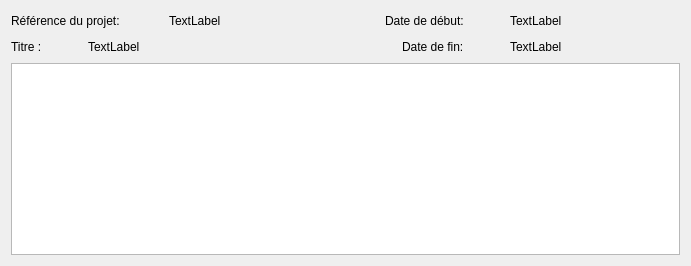
      <widget class="QWidget" name="page_5">
       <layout class="QVBoxLayout" name="verticalLayout_9">
        <item>
         <layout class="QHBoxLayout" name="horizontalLayout_17">
          <item>
           <layout class="QHBoxLayout" name="horizontalLayout">
            <item>
             <widget class="QLabel" name="label_2">
              <property name="text">
               <string>Référence du projet: </string>
              </property>
             </widget>
            </item>
            <item>
             <spacer name="horizontalSpacer_5">
              <property name="orientation">
               <enum>Qt::Horizontal</enum>
              </property>
              <property name="sizeHint" stdset="0">
               <size>
                <width>40</width>
                <height>20</height>
               </size>
              </property>
             </spacer>
            </item>
            <item>
             <widget class="QLabel" name="ref_projet_2">
              <property name="minimumSize">
               <size>
                <width>170</width>
                <height>0</height>
               </size>
              </property>
              <property name="text">
               <string>TextLabel</string>
              </property>
             </widget>
            </item>
           </layout>
          </item>
          <item>
           <spacer name="horizontalSpacer_14">
            <property name="orientation">
             <enum>Qt::Horizontal</enum>
            </property>
            <property name="sizeHint" stdset="0">
             <size>
              <width>40</width>
              <height>20</height>
             </size>
            </property>
           </spacer>
          </item>
          <item>
           <layout class="QHBoxLayout" name="horizontalLayout_11">
            <item>
             <widget class="QLabel" name="label_11">
              <property name="text">
               <string>Date de début:</string>
              </property>
             </widget>
            </item>
            <item>
             <spacer name="horizontalSpacer_12">
              <property name="orientation">
               <enum>Qt::Horizontal</enum>
              </property>
              <property name="sizeHint" stdset="0">
               <size>
                <width>40</width>
                <height>20</height>
               </size>
              </property>
             </spacer>
            </item>
            <item>
             <widget class="QLabel" name="date_debut_5">
              <property name="minimumSize">
               <size>
                <width>170</width>
                <height>0</height>
               </size>
              </property>
              <property name="text">
               <string>TextLabel</string>
              </property>
             </widget>
            </item>
           </layout>
          </item>
         </layout>
        </item>
        <item>
         <layout class="QHBoxLayout" name="horizontalLayout_20">
          <item>
           <layout class="QHBoxLayout" name="horizontalLayout_6">
            <item>
             <widget class="QLabel" name="label_10">
              <property name="text">
               <string>Titre :</string>
              </property>
             </widget>
            </item>
            <item>
             <spacer name="horizontalSpacer_10">
              <property name="orientation">
               <enum>Qt::Horizontal</enum>
              </property>
              <property name="sizeHint" stdset="0">
               <size>
                <width>40</width>
                <height>20</height>
               </size>
              </property>
             </spacer>
            </item>
            <item>
             <widget class="QLabel" name="titre_projet_3">
              <property name="minimumSize">
               <size>
                <width>170</width>
                <height>0</height>
               </size>
              </property>
              <property name="text">
               <string>TextLabel</string>
              </property>
             </widget>
            </item>
           </layout>
          </item>
          <item>
           <spacer name="horizontalSpacer_16">
            <property name="orientation">
             <enum>Qt::Horizontal</enum>
            </property>
            <property name="sizeHint" stdset="0">
             <size>
              <width>40</width>
              <height>20</height>
             </size>
            </property>
           </spacer>
          </item>
          <item>
           <layout class="QHBoxLayout" name="horizontalLayout_13">
            <item>
             <widget class="QLabel" name="label_14">
              <property name="text">
               <string>Date de fin:</string>
              </property>
             </widget>
            </item>
            <item>
             <spacer name="horizontalSpacer_13">
              <property name="orientation">
               <enum>Qt::Horizontal</enum>
              </property>
              <property name="sizeHint" stdset="0">
               <size>
                <width>40</width>
                <height>20</height>
               </size>
              </property>
             </spacer>
            </item>
            <item>
             <widget class="QLabel" name="date_fin_4">
              <property name="minimumSize">
               <size>
                <width>170</width>
                <height>0</height>
               </size>
              </property>
              <property name="text">
               <string>TextLabel</string>
              </property>
             </widget>
            </item>
           </layout>
          </item>
         </layout>
        </item>
        <item>
         <widget class="QTableView" name="tableView_2"/>
        </item>
       </layout>
      </widget>
